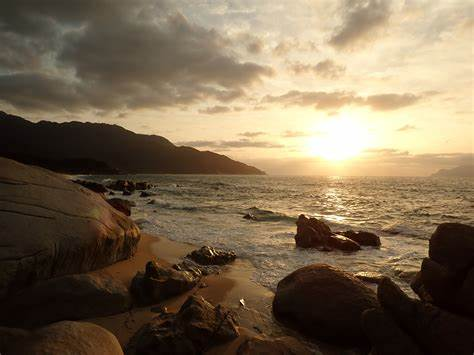
#> input picture sample.jpg, 474 x 355 px
$ python imgtest.py
#> lines starting #> are read from the running program, lines starting #| are printed output that depends on the picture
import numpy as np
import cv2
import random
from threading import Thread

def imgfilter(start, end, rgb):
  for i in range(int(start[0]), int(end[0])):
    for j in range(int(start[1]), int(end[1])):
      r,g,b = img[i,j]
      img[i,j] = [r + rgb[0], g + rgb[1], b + rgb[2]]

#read image
img = cv2.imread('sample.jpg')
#> img is the input picture: shape (355, 474, 3); mean B, G, R 81.1, 104.8, 122
img = cv2.resize(img, (500, 400), interpolation = cv2.INTER_AREA)
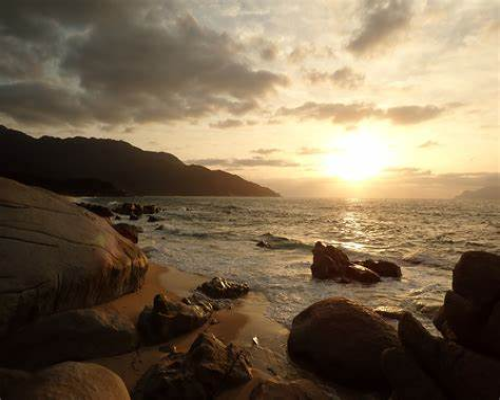
#> img: shape (400, 500, 3); mean B, G, R 81, 104.7, 121.9

rows, cols, _ = img.shape
#> rows = 400; cols = 500
thread_count = 4
threads = []

for i in range(0, thread_count):
  start = [0 + rows / thread_count * i, 0]
  end = [start[0] + rows / thread_count, cols]
  print(start, end)
  rgb = [random.randint(0, 255), random.randint(0, 255), random.randint(0, 255)]
  threads.append(Thread(imgfilter(start, end, rgb)))

for thread in threads:
  thread.start()


# [4 lines of commented-out code are left out]

for thread in threads:
  thread.join()

cv2.imshow("output", img)
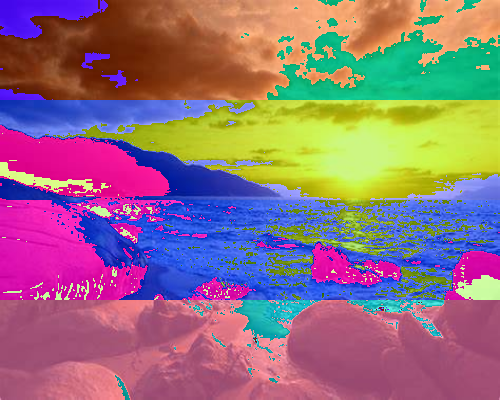
#> window 'output': shape (400, 500, 3); mean B, G, R 126.1, 110.8, 146.7
cv2.imwrite("result.jpg", img)

cv2.waitKey()
